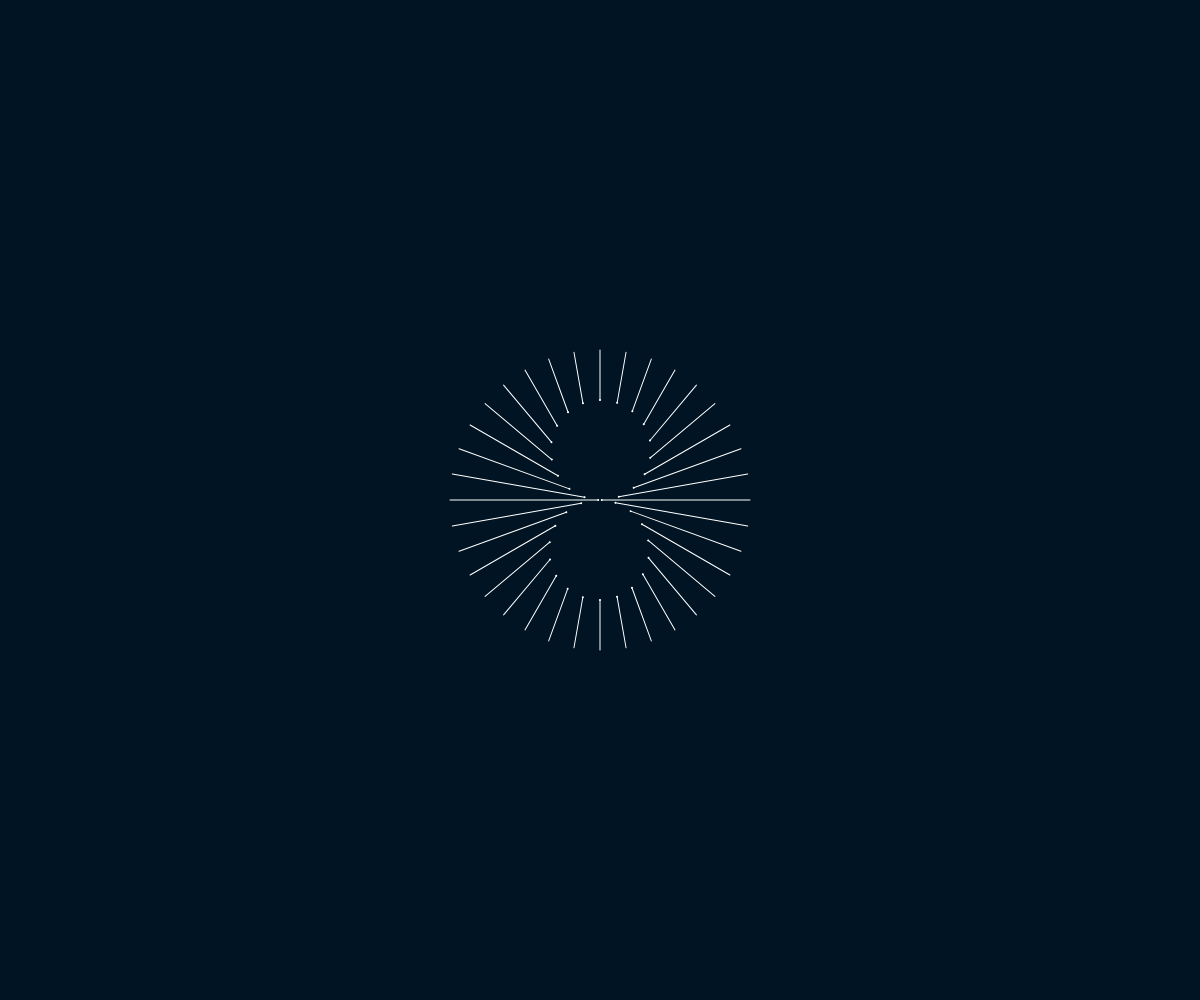
Frame 1 (no input)
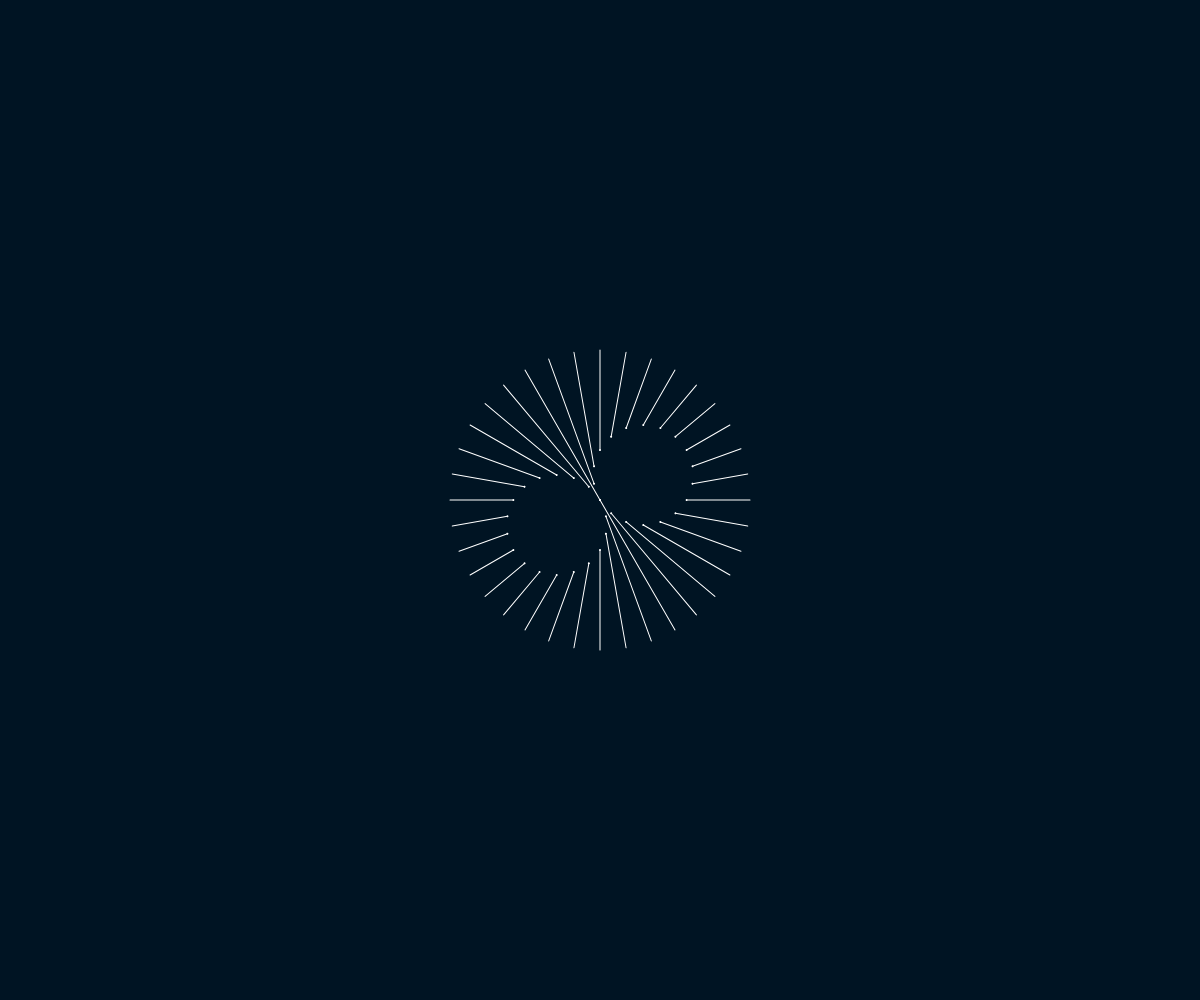
Frame 60 (no input)
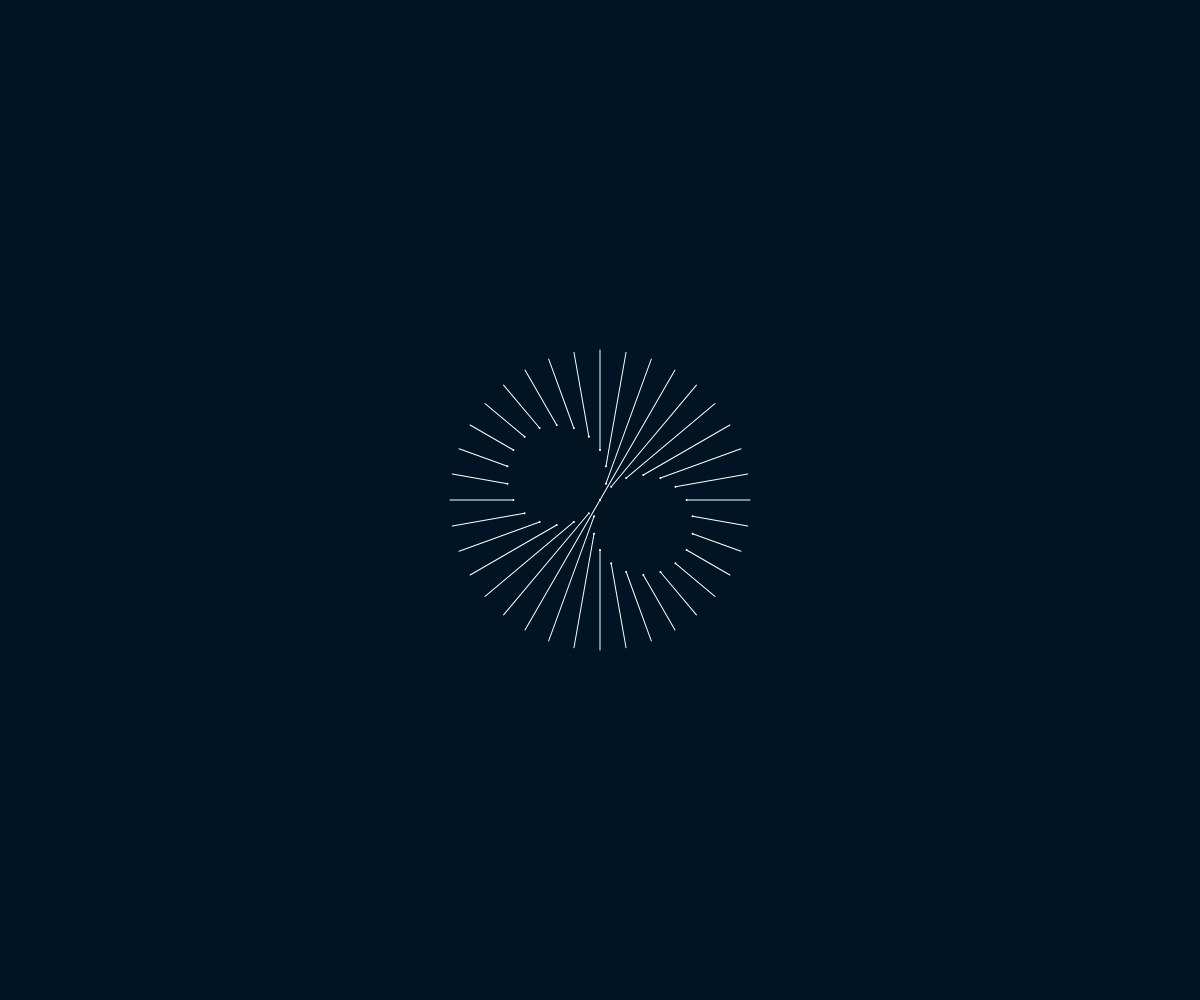
Frame 120 (the mouse pressed at the canvas centre since frame 60)

The p5.js sketch that drew these frames (run headless with seeded random() and noise() and a simulated clock; from frame 60 on, the mouse is pressed at the canvas centre):

// p5.js sketch
// ── sketch.js
/* Raymond G McCord (slow_izzm)
   07/24/2016
   
   This work is licensed under a Creative Commons 3.0 License.
    (Attribution - NonCommerical - ShareAlike)
 		http://creativecommons.org/licenses/by-nc-sa/3.0/
*/

function setup(){
  createCanvas(windowWidth, windowHeight);
}
 
function draw(){
  background(0, 20, 35);
  translate(width/2, height/2);
  rotate(radians(frameCount));
  for(var i = 0; i < 360; i+=10){
    var x = sin(radians(i+frameCount));
    var y = cos(radians(i+frameCount));
     
    var x2 = x * sqrt(1 * pow(y, 2));
    var y2 = y * sqrt(1 - pow(x, 2));
    
    stroke(255, 255, 255);
    strokeWeight(1);
    line(x*150, y*150, x2*100, y2*100);

    stroke(255, 255, 255);
    ellipse(x2*100, y2*100, 1, 1);
  }
}

function windowResized() {
  resizeCanvas(windowWidth, windowHeight);
}
